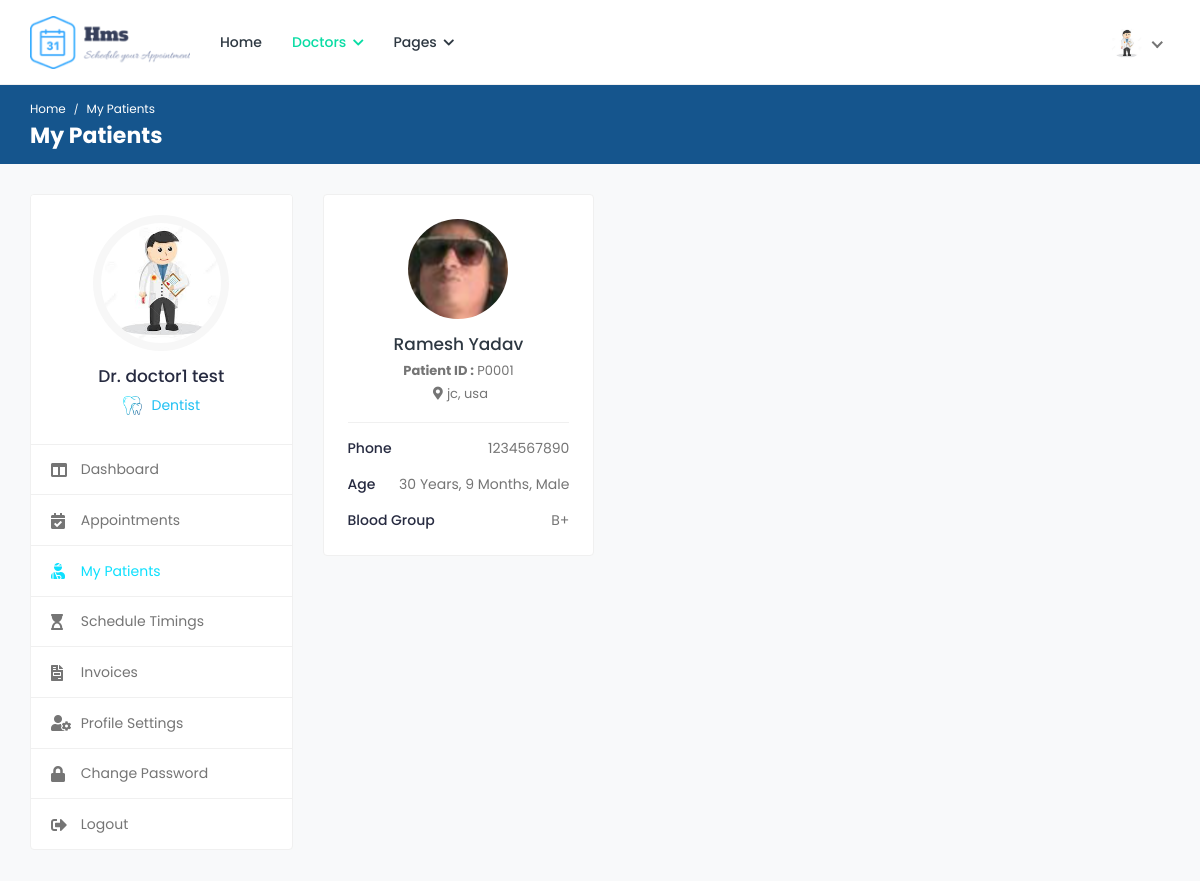
The app's page /doctors/my-patients/ (signed in) with its own data.
### appointments/models.py (models this page shows, shortened)
class Doctor(models.Model):
	user = models.OneToOneField(User, on_delete=models.CASCADE)
	image = models.ImageField('Profile Image', upload_to='Image/Doctors',
		max_length=500, default='dummy.png')
	first_name = models.CharField('First Name', max_length=50)
	second_name =  models.CharField('Second Name', max_length=50)
	title = models.CharField('Title', max_length=200, default='Dr.')
	phone_no = models.CharField('Phone Number', max_length=50)
	email = models.EmailField('Email', max_length=250)
	gender = models.CharField('Gender', max_length=10)
	d_o_b = models.DateField('Date of Birth', blank=True)
	biography = models.CharField('Biography', max_length=1000, blank=True)
	address_line1 = models.CharField('Address Line 1', max_length=200, blank=True)
	address_line2 = models.CharField('Address Line 2', max_length=200, blank=True)
	country = models.CharField('Country', max_length=100, blank=True)
	county = models.CharField('County', max_length=100, blank=True)
	town = models.CharField('Town', max_length=100, blank=True)
	pricing =  models.FloatField('Amount', default=0.00)
	services = models.CharField('Services', max_length=1000, blank=True)
	specialization = models.CharField('Specialization', max_length=1000, blank=True)
	clinic = models.CharField('Clinic', max_length=100, blank=True)
	clinic_address = models.CharField('Clinic Address', max_length=100, blank=True)
	speciality = models.OneToOneField(Speciality, on_delete=models.CASCADE)
	''' user, image, first_name, second_name, title, phone_no, email, gender, d_o_b, biography,
	address_line1, address_line2, country, county, town, pricing, services, specialization, clinic,
	clinic_address, speciality'''

class Speciality(models.Model):
	name = models.CharField('Name', max_length=100)
	image = models.ImageField('Image', upload_to='Image/Speciality', max_length=500)

class Patient(models.Model):
	user = models.OneToOneField(User, on_delete=models.CASCADE)
	image = models.ImageField('Profile Image', upload_to='Image/Patient/Profile/',
		max_length=500, default='dummy.png')
	first_name = models.CharField('First Name', max_length=50)
	second_name = models.CharField('Second Name', max_length=50)
	d_o_b = models.DateField('Date Of Birth')
	gender = models.CharField('Gender', max_length=10)
	email = models.CharField('Email', max_length=50)
	phone_no = models.CharField('Phone Number', max_length=20)
	blood_group = models.CharField('Blood Group', max_length=5)
	country = models.CharField('Country', max_length=50)
	county = models.CharField('County', max_length=50)
	town = models.CharField('Town', max_length=50)
	street_lane = models.CharField('Street/Lane', max_length=50)
	def __str__(self):
		return self.first_name +' '+self.second_name

### appointments/views.py (the view)
# urls.py: path('doctors/my-patients/', views.my_patients,  name='my-patients'),
@login_required(login_url='/login/')
@user_passes_test(check_doctor, login_url='/login/')
@user_passes_test(check_settings, login_url='/doctors/profile-settings/')
def my_patients(request):
	profile = Doctor.objects.get(user=request.user.id)
	appointments = Appointment.objects.filter(doctor=profile.id).exclude(status='CANCELLED')
	patients = []
	for appointment in appointments:
		if appointment.patient not in patients:
			patients += [appointment.patient]
	return render(request, 'doctors/my-patients.html', {'profile' :profile, 'patients': patients})

### appointments/views.py (called while the page is built)
def check_doctor(user):
	group = user.groups.get()
	return group.name=='doctors_group'

def check_settings(user):
	profile = Doctor.objects.filter(user=user.id)
	return profile.count()>=1

### appointments/templates/doctors/my-patients.html (shortened to what this page needs)
{% extends "doctors/base.html" %}
{% load static %}
{% block breadcrumb %}My Patients{% endblock %}
{% block breadcrumb1 %}My Patients{% endblock %}
{% block sidenav %}
	<ul>
		<li>
			<a href="{% url 'doctor-dashboard' %}">
				<i class="fas fa-columns"></i>
				<span>Dashboard</span>
			</a>
		</li>
		<li>
			<a href="{% url 'appointments' %}">
				<i class="fas fa-calendar-check"></i>
				<span>Appointments</span>
			</a>
		</li>
		<li class="active">
			<a href="{% url 'my-patients' %}">
				<i class="fas fa-user-injured"></i>
				<span>My Patients</span>
			</a>
		</li>
		<li>
			<a href="{% url 'schedule-timings' %}">
				<i class="fas fa-hourglass-start"></i>
				<span>Schedule Timings</span>
			</a>
		</li>
		<li>
			<a href="{% url 'invoices' %}">
				<i class="fas fa-file-invoice"></i>
				<span>Invoices</span>
			</a>
		</li>
		<li>
			<a href="{% url 'doctor-profile-settings' %}">
				<i class="fas fa-user-cog"></i>
				<span>Profile Settings</span>
			</a>
		</li>
		<li>
			<a href="{% url 'doctor-change-password' %}">
				<i class="fas fa-lock"></i>
				<span>Change Password</span>
			</a>
		</li>
		<li>
			<a href="{% url 'logout' %}">
				<i class="fas fa-sign-out-alt"></i>
				<span>Logout</span>
			</a>
		</li>
	</ul>
{% endblock %}
{% block content %}
	<div class="col-md-7 col-lg-8 col-xl-9">
		<div class="row row-grid">
		{% for patient in patients %}
			<div class="col-md-6 col-lg-4 col-xl-3">
				<div class="card widget-profile pat-widget-profile">
					<div class="card-body">
						<div class="pro-widget-content">
							<div class="profile-info-widget">
								<a href="{% url 'patient-profile' patient|slugify patient.id %}" class="booking-doc-img">
									<img src="{{patient.image.url}}" alt="User Image">
								</a>
								<div class="profile-det-info">
									<h3><a href="{% url 'patient-profile' patient|slugify patient.id %}">{{patient.first_name}} {{patient.second_name}}</a></h3>
									<div class="patient-details">
										<h5><b>Patient ID :</b> P000{{patient.id}}</h5>
										<h5 class="mb-0"><i class="fas fa-map-marker-alt"></i>{{patient.county}}, {{patient.country}}</h5>
									</div>
								</div>
							</div>
						</div>
						<div class="patient-info">
							<ul>
								<li>Phone <span>{{patient.phone_no}}</span></li>
								<li>Age <span>{{patient.d_o_b|timesince }}, {{patient.gender}}</span></li>
								<li>Blood Group <span>{{patient.blood_group}}</span></li>
							</ul>
						</div>
					</div>
				</div>
			</div>
		{% endfor %}
		</div>
	</div>
{% endblock %}

### appointments/templates/doctors/base.html (shortened to what this page needs)
<!DOCTYPE html>
<html lang="en">
<head>
		{% load static %}
		<link rel="stylesheet" href="{% static 'cas/css/bootstrap.min.css' %}">
		<link rel="stylesheet" href="{% static 'cas/plugins/fontawesome/css/fontawesome.min.css' %}">
		<link rel="stylesheet" href="{% static 'cas/plugins/fontawesome/css/all.min.css' %}">
		<link rel="stylesheet" href="{% static 'cas/css/style.css' %}">
	</head>
	<body>
		<div class="main-wrapper">
			<header class="header">
				<nav class="navbar navbar-expand-lg header-nav">
					<div class="navbar-header">
						<a href="{% url 'index' %}" class="navbar-brand logo">
							<img src="{% static 'cas/img/logo.png' %}" class="img-fluid" alt="Logo">
						</a>
					</div>
					<div class="main-menu-wrapper">
						<ul class="main-nav">
							<li>
								<a href="{% url 'index' %}">Home</a>
							</li>
							<li class="has-submenu active">
								<a href="#">Doctors <i class="fas fa-chevron-down"></i></a>
							</li>
							<li class="has-submenu">
								<a href="#">Pages <i class="fas fa-chevron-down"></i></a>
							</li>
						</ul>
					</div>
					<ul class="nav header-navbar-rht">
						<li class="nav-item dropdown has-arrow logged-item">
							<a href="#" class="dropdown-toggle nav-link" data-toggle="dropdown">
								<span class="user-img">
									<img class="rounded-circle" src="{{profile.image.url}}" width="31" alt="{{user.first_name}} {{user.last_name}}">
								</span>
							</a>
						</li>
					</ul>
				</nav>
			</header>
			<div class="breadcrumb-bar">
				<div class="container-fluid">
					<div class="row align-items-center">
						<div class="col-md-12 col-12">
							<nav aria-label="breadcrumb" class="page-breadcrumb">
								<ol class="breadcrumb">
									<li class="breadcrumb-item"><a href="{% url 'index' %}">Home</a></li>
									<li class="breadcrumb-item active" aria-current="page">{% block breadcrumb %}{% endblock %}</li>
								</ol>
							</nav>
							<h2 class="breadcrumb-title">{% block breadcrumb1 %} {% endblock %}</h2>
						</div>
					</div>
				</div>
			</div>
			<div class="content">
				<div class="container-fluid">
					<div class="row">
						<div class="col-md-5 col-lg-4 col-xl-3 theiaStickySidebar">
							<div class="profile-sidebar">
								<div class="widget-profile pro-widget-content">
									<div class="profile-info-widget">
										<a href="#" class="booking-doc-img">
											<img src="{{profile.image.url}}" alt="User Image">
										</a>
										<div class="profile-det-info">
											<h3>{{profile.title}} {{user.first_name}} {{user.last_name}}</h3>
											{% if profile != None %}
											<div class="patient-details">
												<p class="doc-department"><img src="{{profile.speciality.image.url}}" class="img-fluid" alt="S">{{profile.speciality.name}}</p>
											</div>
											{% endif %}
										</div>
									</div>
								</div>
								<div class="dashboard-widget">
									<nav class="dashboard-menu">
										{% block sidenav %}
										{% endblock %}
									</nav>
								</div>
							</div>
						</div>
						{% block content %}
						{% endblock %}
					</div>
				</div>
			</div>
		</div>
	</body>
</html>

### records on screen
Doctor: image (picture), title "Dr.", speciality.image (picture), speciality.name "Dentist"
Patient: image (picture), first_name "Ramesh", second_name "Yadav", id "1", county "jc", country "usa", phone_no "1234567890", d_o_b "30 Years, 9 Months", gender "Male", blood_group "B+"

### other values on screen
{{ user.first_name }} "doctor1"
{{ user.last_name }} "test"
